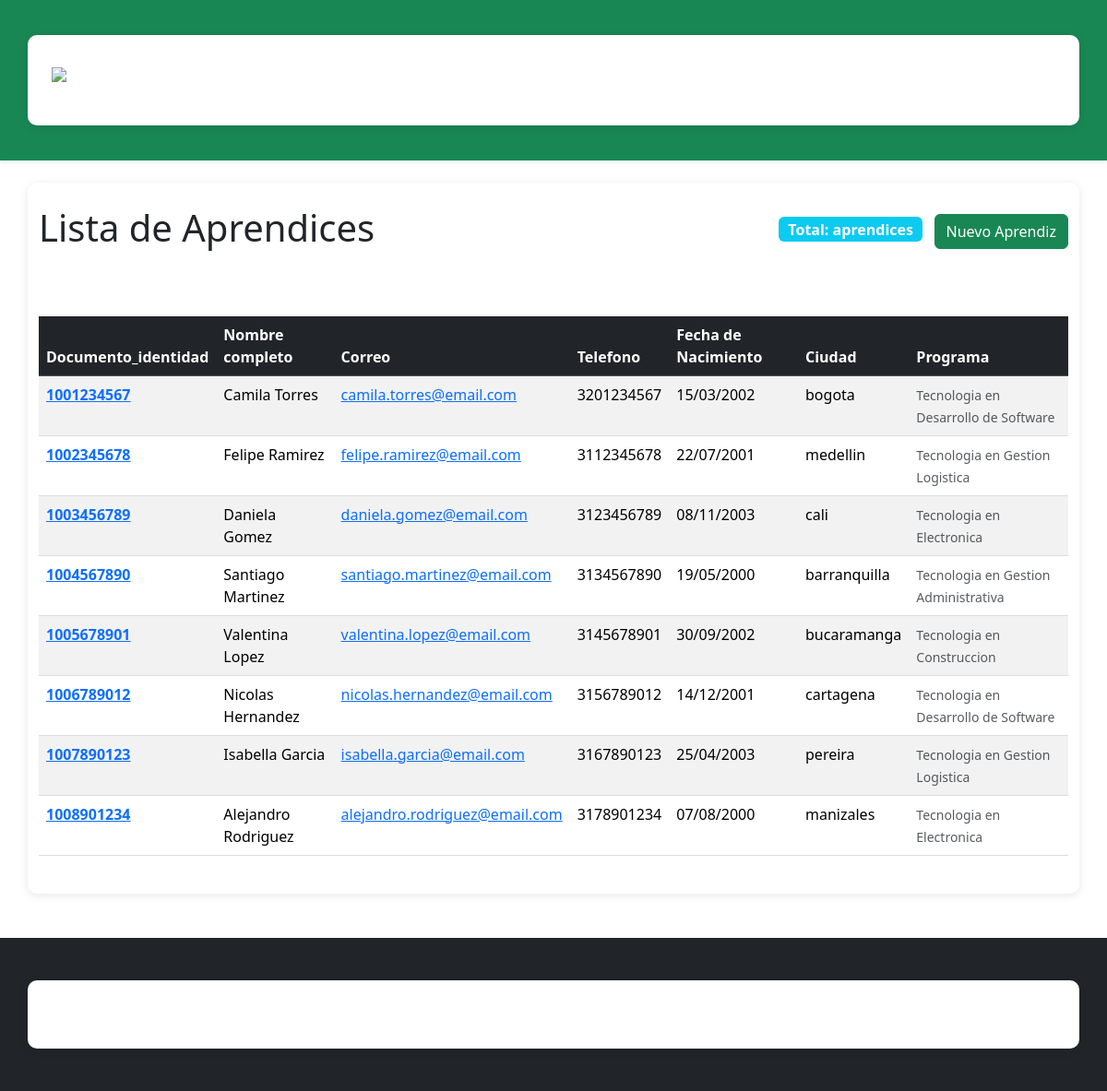
The app's page /aprendices/ with its own data.
### aprendices/models.py (models this page shows, shortened)
class Aprendiz(models.Model):
    documento_identidad = models.CharField(max_length=20, unique=True)
    nombre = models.CharField(max_length=100)
    apellido = models.CharField(max_length=100)
    telefono = models.CharField(max_length=10, null=True)
    correo = models.EmailField(null=True)
    fecha_nacimiento = models.DateField()
    ciudad = models.CharField(max_length=100, null=True)
    programa = models.CharField(max_length=100)

### aprendices/views.py (the view)
# urls.py: path('', include('aprendices.urls')),
def aprendices(request):
    lista_aprendices = Aprendiz.objects.all().values()
    template = loader.get_template('lista_aprendices.html')
    context = {
        'lista_aprendices': lista_aprendices,
    }
    return HttpResponse(template.render(context, request))

### aprendices/Templates/lista_aprendices.html (shortened to what this page needs)
{% extends "master.html"%}
{% block content %}
<div class="row">
    <div class="col-12">
        <div class="d-flex justify-content-between align-items-center mb-4">
             <h1>Lista de Aprendices</h1>
             <div>
                <span class="badge bg-info fs-6">Total: {{ total_aprendices }} aprendices</span>
                <a href="/" class="btn btn-success ms-2">
                    Nuevo Aprendiz
                </a>
             </div>
        </div>
    </div>
</div>
{% if lista_aprendices %}
<table>
    <div class="row">
    <div class="col-12">
        <div class="table-responsive">
            <table class="table table-striped table-hover">
    <thead class="table-dark">
        <tr>
            <th>Documento_identidad</th>
            <th>Nombre completo</th>
            <th>Correo</th>
            <th>Telefono</th>
            <th>Fecha de Nacimiento</th>
            <th>Ciudad</th>
            <th>Programa</th>
        </tr>
    </thead>
    <tbody>
        {% for aprendiz in lista_aprendices %}
        <tr>
            <td><strong><a href ="aprendiz/{{ aprendiz.id }}">{{ aprendiz.documento_identidad }}</a></strong></td>
            <td>{{aprendiz.nombre}} {{aprendiz.apellido}}</td>
            <td>
                <a href="mailto:{{ aprendiz.correo }}">{{ aprendiz.correo }}</a>
             </td>
            <td>{{ aprendiz.telefono }}</td>
            <td>{{ aprendiz.fecha_nacimiento|date:"d/m/Y" }}</td>
             <td>{{ aprendiz.ciudad }}</td>
            <td>
                <small class="text-muted">{{ aprendiz.programa }}</small>
            </td>
        </tr>
        {% endfor %}
    </table>
        </div>
    </div>
</div>
{% endif %}
{%endblock%}

### aprendices/stactic/members/mystyles.css (style rules this page uses)
body { margin: 0; padding: 0; font-family: Arial, Helvetica, sans-serif; background-color: #f5f5f5; }
table { width: 100%; border-collapse: collapse; margin-top: 20px; }
table th { background-color: #0c4b97; color: white; padding: 12px; text-align: left; }
table td { padding: 10px; border-bottom: 1px solid #ddd; }
.btn { display: inline-block; padding: 10px 16px; background-color: #0da650; color: white; border-radius: 6px; text-decoration: none; font-weight: bold; transition: 0.3s; }

### records on screen
Aprendiz: documento_identidad "1001234567", nombre "Camila", apellido "Torres", correo "camila.torres@email.com", telefono "3201234567", fecha_nacimiento "15/03/2002", ciudad "bogota", programa "Tecnologia en Desarrollo de Software"
Aprendiz: documento_identidad "1002345678", nombre "Felipe", apellido "Ramirez", correo "felipe.ramirez@email.com", telefono "3112345678", fecha_nacimiento "22/07/2001", ciudad "medellin", programa "Tecnologia en Gestion Logistica"
Aprendiz: documento_identidad "1003456789", nombre "Daniela", apellido "Gomez", correo "daniela.gomez@email.com", telefono "3123456789", fecha_nacimiento "08/11/2003", ciudad "cali", programa "Tecnologia en Electronica"
Aprendiz: documento_identidad "1004567890", nombre "Santiago", apellido "Martinez", correo "santiago.martinez@email.com", telefono "3134567890", fecha_nacimiento "19/05/2000", ciudad "barranquilla", programa "Tecnologia en Gestion Administrativa"
Aprendiz: documento_identidad "1005678901", nombre "Valentina", apellido "Lopez", correo "valentina.lopez@email.com", telefono "3145678901", fecha_nacimiento "30/09/2002", ciudad "bucaramanga", programa "Tecnologia en Construccion"
Aprendiz: documento_identidad "1006789012", nombre "Nicolas", apellido "Hernandez", correo "nicolas.hernandez@email.com", telefono "3156789012", fecha_nacimiento "14/12/2001", ciudad "cartagena", programa "Tecnologia en Desarrollo de Software"
Aprendiz: documento_identidad "1007890123", nombre "Isabella", apellido "Garcia", correo "isabella.garcia@email.com", telefono "3167890123", fecha_nacimiento "25/04/2003", ciudad "pereira", programa "Tecnologia en Gestion Logistica"
Aprendiz: documento_identidad "1008901234", nombre "Alejandro", apellido "Rodriguez", correo "alejandro.rodriguez@email.com", telefono "3178901234", fecha_nacimiento "07/08/2000", ciudad "manizales", programa "Tecnologia en Electronica"
